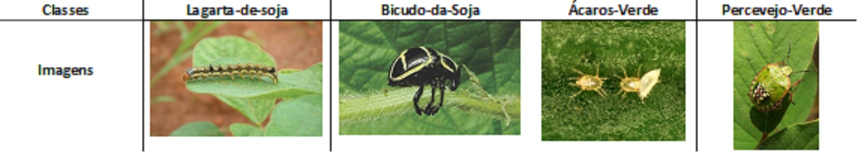
#> input picture class_samples.jpg, 1731 x 318 px (shown at 1/2 size)
$ python -i img_selector.py   (imports and definitions only)
#> lines starting #> are read from the running program, lines starting #| are printed output that depends on the picture; after the words box and inside, x2 and y2 are one past the last pixel; in counts of white or black regions, pixels touching at a corner belong together
#> further down, picture is the input picture: shape (318, 1731, 3); mean B, G, R 153.5, 185.3, 176.6
import sys
import os
import cv2
import matplotlib.pyplot as plt
import numpy as np
import msvcrt
from glob import glob
import tkinter
from tkinter import messagebox,filedialog
from datetime import datetime

def detection(image):
    image_in = image

    height, width = image_in.shape[:2]
#> height = 318; width = 1731


    mask = np.zeros(image_in.shape[:2],np.uint8)


    bgdarray = np.zeros((1,65),np.float64)

    fgdarray = np.zeros((1,65),np.float64)

    rect_size = (20,20,width-30,height-30)
#> rect_size = (20, 20, 1701, 288)

    cv2.grabCut(image_in,mask,rect_size,bgdarray,fgdarray,5,cv2.GC_INIT_WITH_RECT)

    mask_output = np.where((mask==2)|(mask==0),0,1).astype('uint8')

    image_seg = image_in*mask_output[:,:,np.newaxis]
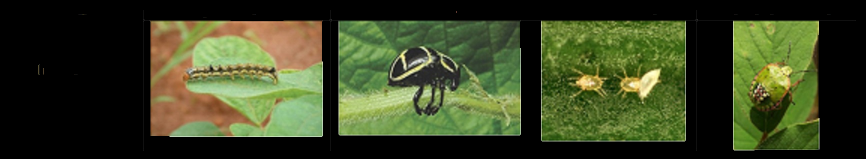
#> image_seg: shape (318, 1731, 3) (shown at 1/2 size); mean B, G, R 35, 66.5, 57.9


    background_img = np.zeros((image.shape), dtype = "uint8")

    background_img[np.where((background_img > [0,0,0]).all(axis = 2))] =[255,255,255]

    image_segmented = background_img + image_seg

    image_hsv = cv2.cvtColor(image_segmented, cv2.COLOR_BGR2HSV)
#> image_hsv: shape (318, 1731, 3); mean H, S, V 20.1, 67.5, 70

    hsv_planes = cv2.split(image_hsv)
    brightness = hsv_planes[2]
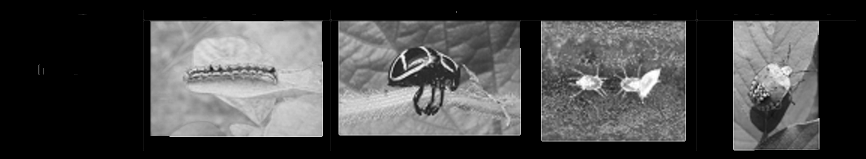
#> brightness: shape (318, 1731) (shown at 1/2 size); min 0, max 255, mean 70
    useEqualize = 1
    blur_Size = 21
    threshold_val = int(33.0 * 255 / 100)
    temp=brightness

    if (blur_Size >= 3):
        blur_Size += (1 - blur_Size % 2)
        temp = cv2.GaussianBlur(temp, (blur_Size, blur_Size), 0)
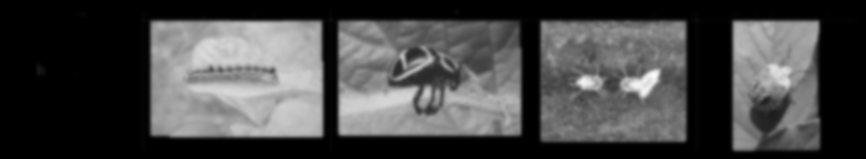
#> temp: shape (318, 1731) (shown at 1/2 size); min 0, max 251, mean 70
    if (useEqualize):
        temp = cv2.equalizeHist(temp)
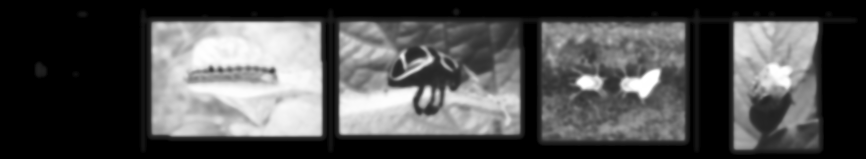
#> temp: shape (318, 1731) (shown at 1/2 size); min 0, max 255, mean 77.9


    ret, temp = cv2.threshold(temp, threshold_val, 255, cv2.THRESH_BINARY_INV)
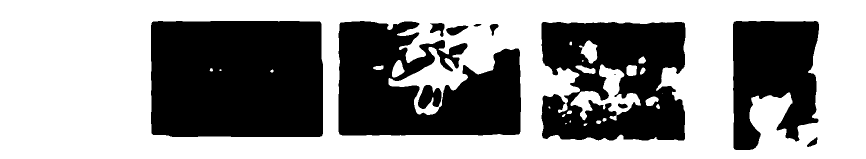
#> temp: shape (318, 1731) (shown at 1/2 size); 59.1% white; 12 black regions (1 under 20 px)
#> ret = 84


    contours, hierarchy = cv2.findContours(temp, cv2.RETR_TREE, cv2.CHAIN_APPROX_SIMPLE)
#> contours = 37 contours, 9 with area under 20; largest, box (x1, y1, x2, y2) and area: (0, 0, 1731, 318) 548410, (301, 41, 647, 275) 79640, (1082, 43, 1372, 282) 60812, (676, 41, 1043, 272) 59900, (1465, 41, 1639, 301) 33666

#> (the run stopped early here; a loop or call above may not have finished)
